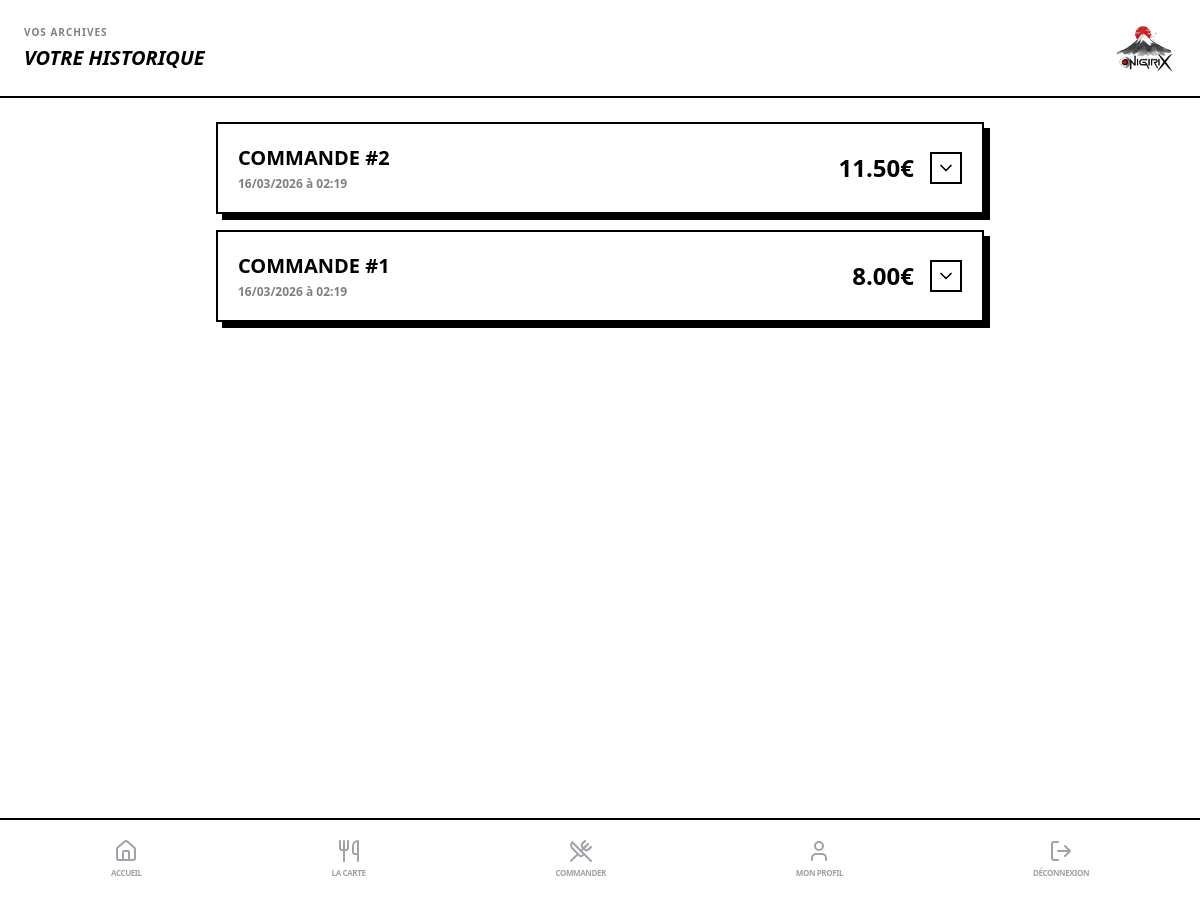
The app's page /index.php?page=historyUser (signed in) with its own data.
### tables this page shows
CREATE TABLE `orders` (
  `id` int(11) NOT NULL,
  `userId` int(11) NOT NULL,
  `eventId` int(11) NOT NULL,
  `status` enum('attente','prepa','pret','archive') NOT NULL,
  `totalAmount` decimal(10,2) NOT NULL,
  `createdAt` timestamp NOT NULL DEFAULT current_timestamp()
);

### index.php (called while the page is built, shortened)
<?php
require_once 'pages/pagesRenderer.php';
$access = $_SESSION['role'] ?? "user";
$isLogged = $_SESSION['loggedIn'] ?? 0;
if (!isset($_GET["page"])) {
    if (!$isLogged) {
        $askedPage = "login";
    } else {
        $askedPage = ($access === 'admin') ? "eventManager" : "dashboardUser";
    }
} else {
    $askedPage = $_GET["page"];
}
$askedPage = PagesManager::checkPageExists($askedPage) ? $askedPage : "errorPage";
require("pages/page_" . $askedPage . ".php");
?>

### orders/order.php (called while the page is built, shortened)
<?php
class Order
{
    public static function getUserRecentOrders($pdo, $userId, $limit = 3)
    {
        try {
            $stmt = $pdo->prepare("SELECT * FROM `orders` WHERE `userId` = ? AND `status` = 'archive' ORDER BY `createdAt` DESC LIMIT ?");
            $stmt->bindValue(1, $userId, PDO::PARAM_INT);
            $stmt->bindValue(2, $limit, PDO::PARAM_INT);
            $stmt->execute();
            return $stmt->fetchAll(PDO::FETCH_CLASS, 'Order');
        } catch (PDOException $e) {
            error_log("Erreur getUserRecentOrders : " . $e->getMessage());
            return null;
        }
    }
}
?>

### pages/page_historyUser.php (the view, shortened to what this page needs)
<?php
require_once 'orders/order.php';
$userId = $_SESSION['userId'] ?? null;
$archivedOrders = Order::getUserRecentOrders($pdo, $userId, 50);
?>
<header class="flex items-center justify-between p-6 border-b-2 border-black bg-white">
    <div class="flex flex-col gap-1">
        <h3 class="text-[10px] text-black/50 tracking-widest font-bold">VOS ARCHIVES</h3>
        <h1 class="text-xl font-black italic text-black uppercase">VOTRE HISTORIQUE</h1>
    </div>
    <div class="w-16 h-12 bg-white flex items-center justify-center">
        <img src="images/logo.jpg" alt="Logo" class="object-cover w-full h-full">
    </div>
</header>
<main class="p-6 pb-28 h-full overflow-y-auto no-scrollbar bg-white">
    <div class="max-w-3xl mx-auto space-y-4">
        <?php if (empty($archivedOrders)): ?>
            <div class="p-10 border-4 border-black border-dashed text-center bg-zinc-50">
                <p class="font-black uppercase tracking-widest text-black/40">Vous n'avez passé aucune commande</p>
            </div>
        <?php else: ?>
            <?php
            $compteur = count($archivedOrders);
            foreach ($archivedOrders as $order):
                $date = new DateTime($order->createdAt);
                $formattedDate = $date->format('d/m/Y à H:i');
                $total = number_format($order->totalAmount ?? 0, 2, '.', '');
            ?>
            <details class="group border-2 border-black bg-white shadow-[6px_6px_0px_0px_rgba(0,0,0,1)] transition-all overflow-hidden [&_summary::-webkit-details-marker]:hidden mb-4">
                <summary class="flex items-center justify-between p-5 cursor-pointer hover:bg-yellow-50 active:bg-yellow-100 transition-colors list-none outline-none">
                    <div class="flex flex-col">
                        <div class="flex items-center gap-3">
                            <span class="font-black text-xl uppercase">COMMANDE #<?= $compteur ?></span>
                        </div>
                        <span class="text-xs font-bold text-black/50 mt-1"><?= $formattedDate ?></span>
                    </div>
                    <div class="flex items-center gap-4">
                        <span class="font-black text-2xl"><?= $total ?>€</span>
                        <div class="w-8 h-8 border-2 border-black flex items-center justify-center group-open:bg-black group-open:text-white transition-colors">
                            <i data-lucide="chevron-down" class="w-5 h-5 transition-transform duration-300 group-open:rotate-180"></i>
                        </div>
                    </div>
                </summary>
            </details>
            <?php
            $compteur--;
            endforeach; ?>
        <?php endif; ?>
    </div>
</main>

### css/style.css (style rules this page uses)
.no-scrollbar { -ms-overflow-style: none; scrollbar-width: none; }

### records on screen
orders: createdAt "16/03/2026 à 02:19", totalAmount "11.50"
orders: createdAt "16/03/2026 à 02:19", totalAmount "8.00"

### other values on screen
$item['label'] "ACCUEIL"
$item['label'] "LA CARTE"
$item['label'] "COMMANDER"
$item['label'] "MON PROFIL"
$item['label'] "DÉCONNEXION"
